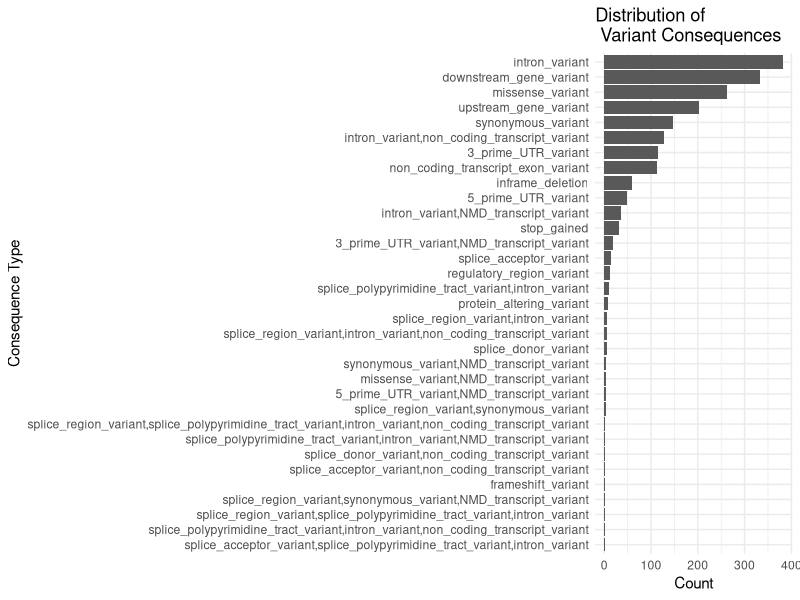
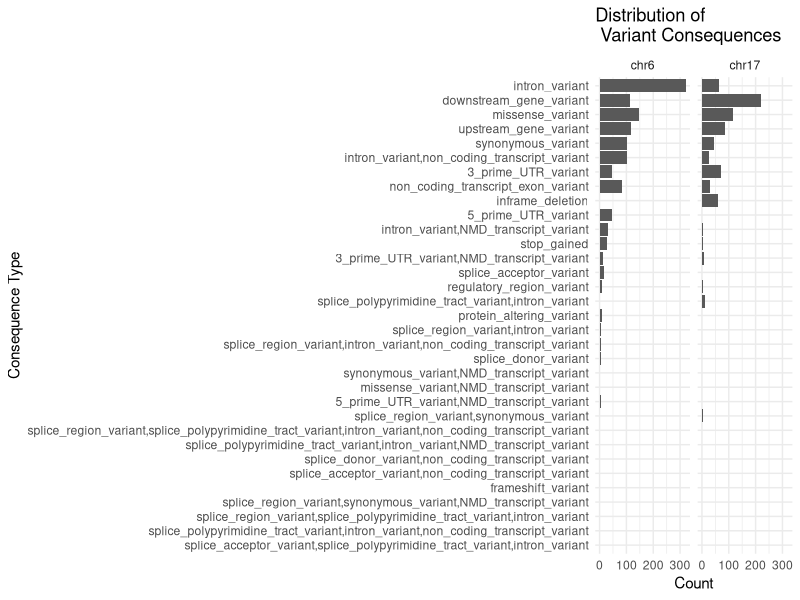
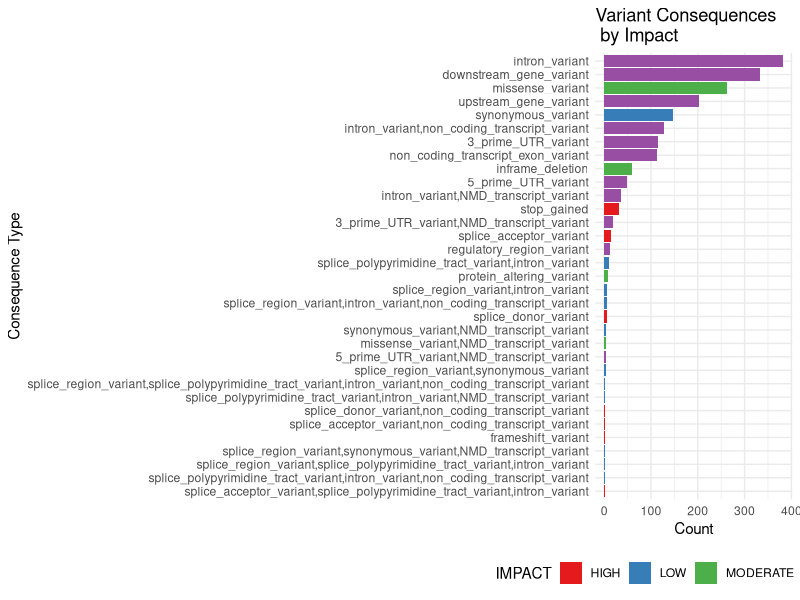
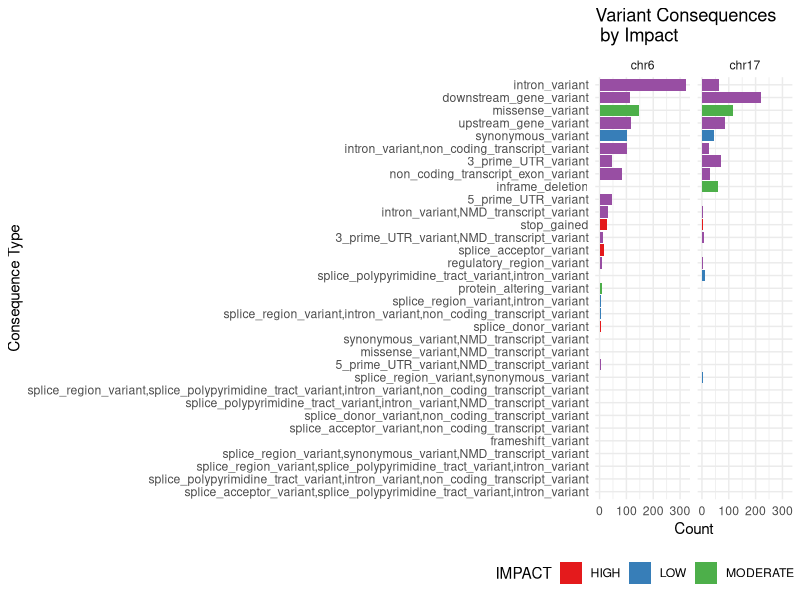
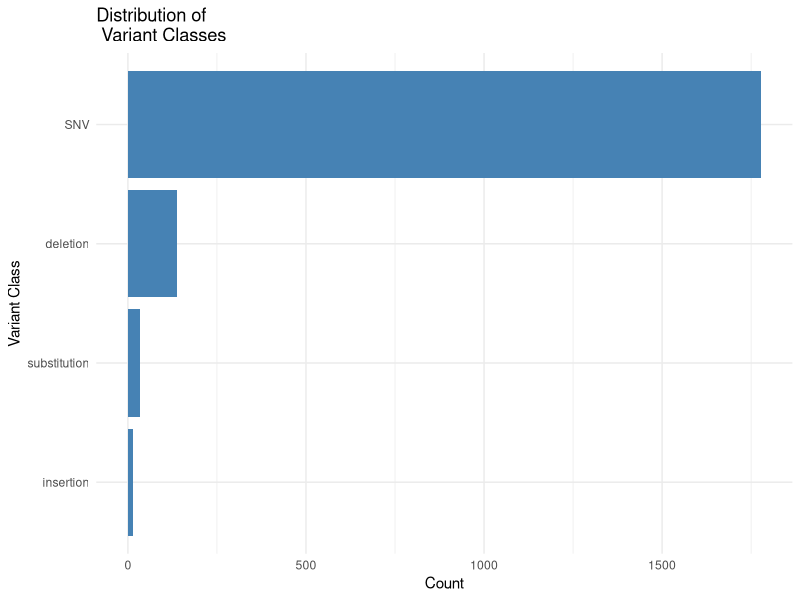
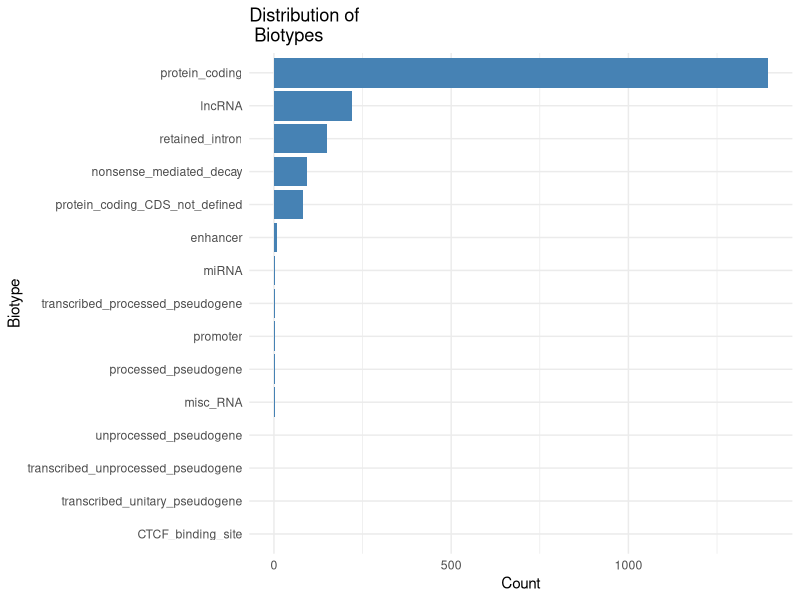
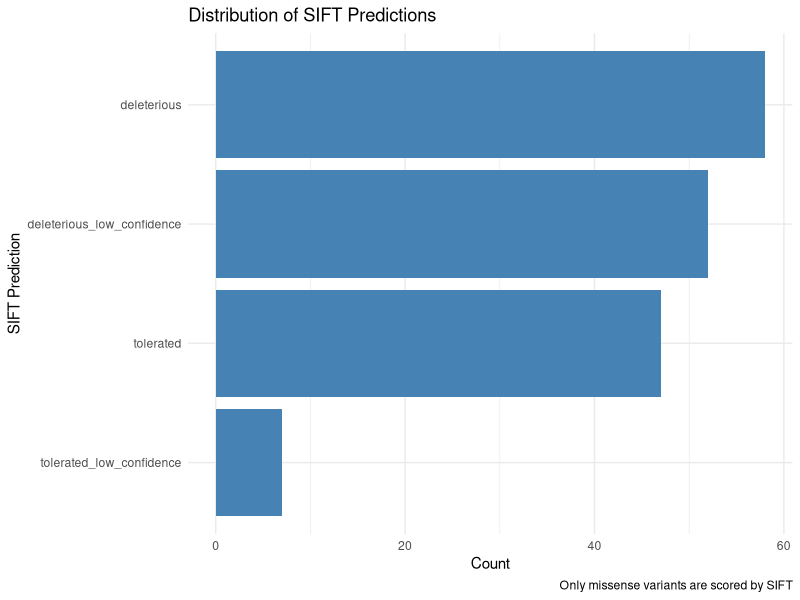
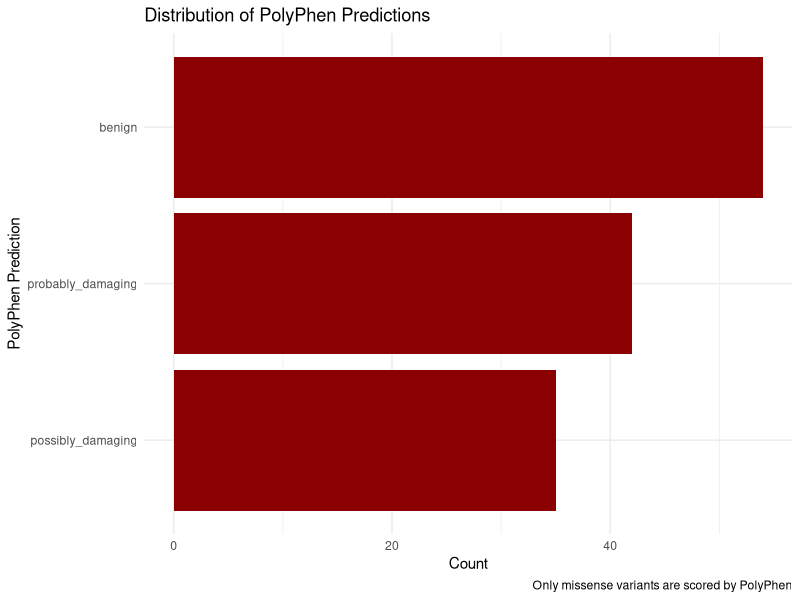

These charts were generated, in order, by the following R code:
## ---- chunk 1
#| echo: true
#| warning: false
#| code-fold: true
#| code-tools: true
#| title: "Some data preprocessing"

# get libraries
library(tidyverse);library(magrittr)

# VEP output in
vep_data <- read.table("chr6ch17_mutect2_annotated_with_clinVar.txt", 
                       header=F, 
                       sep="\t", 
                       comment.char="#")

# The standard VEP column names are:
colNames <- c("#Uploaded_variation", "Location", "Allele", "Gene", "Feature", "Feature_type",
"Consequence", "cDNA_position", "CDS_position", "Protein_position", "Amino_acids",
"Codons", "Existing_variation", "Extra")

# Set column names
colnames(vep_data) <- colNames

# Split when it contains multiple values
consequences_df <- vep_data %>%
  separate_rows(Consequence, sep="&") %>%
  select(Consequence)

# get chr
vep_data <- vep_data %>%
  separate(Location, into = c("chr", "position"), sep=":") %>% 
  mutate(chr = factor(chr, levels = c("chr6", "chr17")))

# Extract IMPACT from Extra column
vep_data$IMPACT <- gsub(".*IMPACT=([^;]+).*", "\\1", vep_data$Extra)

# get nice data out of the df
extract_field <- function(data, field) {
  gsub(paste0(".*", field, "=([^;]+).*"), "\\1", data$Extra)
}

# combine multiple fields
vep_data <- vep_data %>%
  mutate(
    IMPACT = extract_field(., "IMPACT"),
    SYMBOL = extract_field(., "SYMBOL"),
    VARIANT_CLASS = extract_field(., "VARIANT_CLASS"),
    BIOTYPE = extract_field(., "BIOTYPE")
  )
## ---- chunk 2
#| fig-width: 8
#| fig-height: 6

# consequence plot
ggplot(vep_data, aes(x=reorder(Consequence, table(Consequence)[Consequence]))) +
  geom_bar() +
  coord_flip() +
  theme_minimal() +
  labs(title="Distribution of \n Variant Consequences",
       x="Consequence Type",
       y="Count")
## ---- chunk 3
#| fig-width: 8
#| fig-height: 6
# consequence plot 
ggplot(vep_data, aes(x=reorder(Consequence, table(Consequence)[Consequence]))) +
  geom_bar() +
  coord_flip() +
  theme_minimal() +
  labs(title="Distribution of \n Variant Consequences",
       x="Consequence Type",
       y="Count") +
  facet_grid(~chr) +
  theme(
    legend.position = "bottom"
  )
## ---- chunk 4
#| fig-width: 8
#| fig-height: 6

# Impact + Consequence plot
ggplot(vep_data, aes(x=reorder(Consequence, table(Consequence)[Consequence]), fill=IMPACT)) +
  geom_bar() +
  coord_flip() +
  theme_minimal() +
  scale_fill_brewer(palette="Set1") +
  labs(title="Variant Consequences \n by Impact",
       x="Consequence Type",
       y="Count") +
  theme(
    legend.position = "bottom"
  )
## ---- chunk 5
#| fig-width: 8
#| fig-height: 6
# Impact + consequence plot x chr
ggplot(vep_data, aes(x=reorder(Consequence, table(Consequence)[Consequence]), fill=IMPACT)) +
  geom_bar() +
  coord_flip() +
  theme_minimal() +
  scale_fill_brewer(palette="Set1") +
  labs(title="Variant Consequences \n by Impact",
       x="Consequence Type",
       y="Count") +
  facet_grid(~chr) +
  theme(
    legend.position = "bottom"
  )
## ---- chunk 6
#| fig-width: 8
#| fig-height: 6
# variant class plot
vep_data %>%
  count(VARIANT_CLASS) %>%  # Count the classees
  arrange(desc(n)) %>%  # Sort in descending ord
  ggplot(aes(x = reorder(VARIANT_CLASS, n), y = n)) +
  geom_bar(stat = "identity", fill = "steelblue") +
  coord_flip() +
  theme_minimal() +
  labs(title = "Distribution of \n Variant Classes",
       x = "Variant Class",
       y = "Count")
## ---- chunk 7
#| fig-width: 8
#| fig-height: 6
# biotype distribution
ggplot(vep_data, aes(x=reorder(BIOTYPE, table(BIOTYPE)[BIOTYPE]))) +
  geom_bar(fill="steelblue") +
  coord_flip() +
  theme_minimal() +
  labs(title="Distribution of \n Biotypes",
       x="Biotype",
       y="Count")
## ---- chunk 8
# Extract SIFT
vep_data$sift <- str_extract(vep_data$Extra, "SIFT=.*?;")
vep_data$sift <- str_replace(vep_data$sift, "SIFT=", "") 
vep_data$sift <- str_replace(vep_data$sift, ";", "")
vep_data$sift <- str_replace(vep_data$sift, "\\(.*\\)", "")

# Extract PolyPhen 
vep_data$polyphen <- vep_data$Extra %>%
  str_extract("PolyPhen=.*?;") %>%
  str_replace("PolyPhen=", "") %>%
  str_replace(";", "") %>%
  str_replace("\\(.*\\)", "")

# Extract ClinVar
vep_data$clinvar <- vep_data$Extra %>%
  str_extract("CLIN_SIG=.*?;") %>%
  str_replace("CLIN_SIG=", "") %>%
  str_replace(";", "")

# Distribution of SIFT predictions
ggplot(subset(vep_data, !is.na(sift)), 
       aes(x = reorder(sift, table(sift)[sift]))) +
  geom_bar(fill = "steelblue") +
  coord_flip() +
  theme_minimal() +
  labs(title = "Distribution of SIFT Predictions",
       x = "SIFT Prediction",
       y = "Count",
       caption = "Only missense variants are scored by SIFT")

# Distribution of PolyPhen predictions 
ggplot(subset(vep_data, !is.na(polyphen)), 
       aes(x = reorder(polyphen, table(polyphen)[polyphen]))) +
  geom_bar(fill = "darkred") +
  coord_flip() +
  theme_minimal() +
  labs(title = "Distribution of PolyPhen Predictions",
       x = "PolyPhen Prediction",
       y = "Count",
       caption = "Only missense variants are scored by PolyPhen")
## ---- chunk 9
# Only for variants with both predictions
p3 <- subset(vep_data, !is.na(sift) & !is.na(polyphen)) %>%
  ggplot(aes(x = sift, fill = IMPACT)) +
  geom_bar() +
  facet_wrap(~polyphen) +
  coord_flip() +
  theme_minimal() +
  scale_fill_brewer(palette = "Set1") +
  labs(title = "SIFT and PolyPhen Predictions by Impact",
       x = "SIFT Prediction",
       y = "Count") +
  theme(legend.position = "bottom")

# 4. ClinVar significance with impact 
p4 <- subset(vep_data, !is.na(clinvar)) %>%
  ggplot(aes(x = reorder(clinvar, table(clinvar)[clinvar]), fill = IMPACT)) +
  geom_bar() +
  coord_flip() +
  scale_fill_brewer(palette = "Set1") +
  theme_minimal() +
  labs(title = "Clinical Significance by Impact",
       x = "ClinVar Clinical Significance",
       y = "Count") +
  theme(legend.position = "bottom")

# 5. For missense variants only - comparison of predictions
p5 <- subset(vep_data, Consequence == "missense_variant" & !is.na(sift) & !is.na(polyphen)) %>%
  ggplot(aes(x = sift, fill = polyphen)) +
  geom_bar(position = "dodge") +
  theme_minimal() +
  scale_fill_brewer(palette = "Set2") +
  labs(title = "SIFT vs PolyPhen Predictions\nfor Missense Variants",
       x = "SIFT Prediction",
       y = "Count",
       fill = "PolyPhen Prediction") +
  theme(axis.text.x = element_text(angle = 45, hjust = 1))
## ---- chunk 10
print(p3)
## ---- chunk 11
print(p4)
## ---- chunk 12
print(p5)
